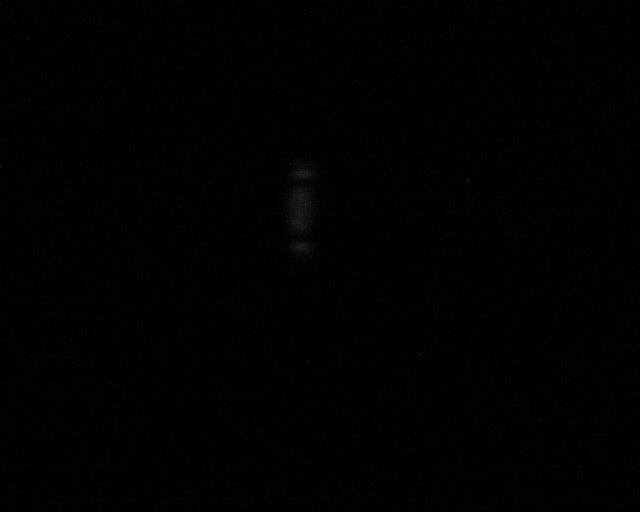
#> input picture MQO/experiment_2/processed/104_SLIT_2_0_DEG_0_00_FILTER.png, 640 x 512 px; its folder holds 6 pictures in this run
$ jupyter execute --allow-errors Wavelength_calibration.ipynb
#> lines starting #> are read from the running program, lines starting #| are printed output that depends on the picture
[cell 1]
import re
from pathlib import Path
import numpy as np
from PIL import Image

# ==========================================
# НАСТРОЙКИ ПУТЕЙ
# ==========================================
BASE_DIR = Path(r"C:\Users\RedBrean\Documents\MIPT\term2\MQO\experiment_2")
INPUT_DIR = Path(r"C:\Users\RedBrean\Pictures\RQC\02_07_2026")
OUTPUT_DIR = BASE_DIR / "processed"

OUTPUT_DIR.mkdir(parents=True, exist_ok=True)

# ==========================================
# ФУНКЦИИ ОБРАБОТКИ ИЗОБРАЖЕНИЙ
# ==========================================

# [26 lines left out: functions load_image, combine_images, save_image, not called in this run]


# ==========================================
# СБОР И ГРУППИРОВКА ФАЙЛОВ
# ==========================================

# Словари для разделения мух и котлет
noise_files_by_type = {"FILTER": [], "NOFILTER": []}
signal_groups = {}  # Сюда пойдут уникальные серии, например "104_SLIT_2_0_DEG_2_00_FILTER"

# Регулярное выражение для очистки хвоста с датой/временем/номером кадра
# Ищет FILTER или NOFILTER, за которыми идет либо _NOISE_, либо дата
pattern = re.compile(r"(.+?_(FILTER|NOFILTER))(?:_NOISE_|_?\d{4}-\d{2}-\d{2}T| \(\d+\))")

for file in INPUT_DIR.glob("*.png"):
    name = file.stem

    # 1. Проверяем, шум это или сигнал
    if "_NOISE_" in name:
        # Определяем, к какому типу относится шум
        if "_NOFILTER_" in name:
            noise_files_by_type["NOFILTER"].append(file)
        elif "_FILTER_" in name:
            noise_files_by_type["FILTER"].append(file)
    else:
        # Это сигнальный кадр. Выделяем имя серии (до даты)
        match = pattern.match(name)
        if match:
            group_key = match.group(1)  # Полное имя серии, например '104_SLIT_2_0_DEG_10_00_FILTER'
            filter_type = match.group(2) # 'FILTER' или 'NOFILTER'
        else:
            # Фолбэк, если имя файла странное (например, с копиями в скобках без даты)
            if "_NOFILTER_" in name:
                group_key = name.split("_NOFILTER_")[0] + "_NOFILTER"
                filter_type = "NOFILTER"
            else:
                group_key = name.split("_FILTER_")[0] + "_FILTER"
                filter_type = "FILTER"

        signal_groups.setdefault(group_key, {"filter_type": filter_type, "files": []})
        signal_groups[group_key]["files"].append(file)

# ==========================================
# ПРЕДВАРИТЕЛЬНЫЙ ПРОСЧЕТ ШУМОВ (DARK FRAMES)
# ==========================================

print("Этап 1: Расчет мастер-кадров шума...")
master_noise = {}
for f_type, files in noise_files_by_type.items():
    if files:
        print(f"  └─ Сборка мастер-шума для {f_type} из {len(files)} кадров (Median)")
        master_noise[f_type] = combine_images(files, method="median")
    else:
        print(f"  └─ Предупреждение: Кадры шума для {f_type} не найдены!")
        master_noise[f_type] = None

# ==========================================
# ОСНОВНОЙ ЦИКЛ ОБРАБОТКИ СИГНАЛА
# ==========================================

print(f"\nЭтап 2: Обработка серий сигнала из: {INPUT_DIR}\n" + "-"*50)

for key, group_data in sorted(signal_groups.items()):
    files = group_data["files"]
    f_type = group_data["filter_type"]

    print(f"Обработка группы: {key}")
    print(f"  └─ Сигнальных кадров: {len(files)}")

    # Усредняем сигнал (в твоем коде стоял mean для сигнала, оставил его)
    signal_avg = combine_images(files, method="mean")

    # Достаем подмешанный для этого типа фильтра шум
    noise_avg = master_noise.get(f_type)

    if noise_avg is not None:
        print(f"  └─ Вычитание мастер-шума типа: {f_type}")
        result = signal_avg - noise_avg
    else:
        print(f"  └─ Пропуск вычитания шума (нет мастер-кадра)")
        result = signal_avg

    # Убираем отрицательные пиксели
    result = np.maximum(result, 0)

    # Сохраняем результат
    output_path = OUTPUT_DIR / f"{key}.png"
    save_image(result, output_path)

print("-"*50)
print("Готово! Чистые данные лежат здесь:")
print(OUTPUT_DIR)

[cell 2]
import os
import numpy as np
import pandas as pd
import matplotlib.pyplot as plt
from PIL import Image
import seaborn as sns  # Удобно для красивых графиков с группировкой
from scipy.optimize import curve_fit
from scipy.signal import find_peaks, savgol_filter
from sklearn.metrics import r2_score


class CrystalExperiment:
    """
    Класс отдельного эксперимента.
    Хранит метаданные в виде произвольного словаря, осуществляет калибровку
    и анализ интерференционной картины. Все результаты сохраняются в поля класса.
    """
    C_LIGHT = 299_792_458

    def __init__(self, filter_filename, nofilter_filename, metadata=None, config=None):
        self.filter_filename = filter_filename
        self.nofilter_filename = nofilter_filename

        # Хранилище для любых параметров эксперимента (дистанция, щель, ток и т.д.)
        self.metadata = metadata if metadata is not None else {}

        if config is None:
            config = {
                "left": 250, "right": 370,
                "top": 140, "bottom": 275,
                "target_wavelength": 808.0,
                "output_dir": "analysis_output",
                "stripe_width": 3,
                "savgol_window": 13,
                "savgol_poly": 2,
                "peak_prominence": 0.008,
                "valley_prominence": 0.008,
                "peak_distance": 6,
                "peak_height_min": 0.12
            }
        self.config = config

        self.filter_dir = os.path.join(config["output_dir"], "filter_fits")
        self.nofilter_dir = os.path.join(config["output_dir"], "nofilter_spectra")

        # --- ПОЛЯ КЛАССА ДЛЯ ХРАНЕНИЯ РЕЗУЛЬТАТОВ ---
        # Результаты калибровки (Fit)
        self.alpha = None
        self.beta = None
        self.shift = None
        self.scale = None
        self.r2 = None

        # Массивы данных
        self.img_nf = None
        self.crop_nf = None
        self.spectrum_nf = None
        self.slice_808 = None
        self.smoothed_slice = None

        # Экстремумы и координаты
        self.pixel808 = None
        self.peaks_idx = []
        self.valleys_idx = []
        self.paired_extrema = []
        self.local_visibilities = []

        # Ключевые физические метрики
        self.visibility = 0.0
        self.intensity_max_slice = 0.0
        self.intensity_808_exact = 0.0
        self.intensity_808_avg = 0.0
        self.intensity_total = 0.0

        self.log_line = ""

    @staticmethod
    def _gaussian(w, w0, sig):
        return np.exp(-0.5 * ((w - w0) / sig) ** 2)

    @staticmethod
    def _convert_w_to_l(func, w_range, *params):
        l_range = 2 * np.pi * CrystalExperiment.C_LIGHT / w_range * 1e-3
        y_w = func(w_range, *params)
        y_l = y_w / l_range**2
        y_l /= np.max(y_l)
        return y_l

    @staticmethod
    def _gfit(pix, alpha, beta, shift, scale):
        wavelength = shift + scale * pix
        c_factor = 2 * np.pi * CrystalExperiment.C_LIGHT * 1e-3
        ang_freq = c_factor / wavelength
        l0 = 810
        l_fwhm = 10
        w0 = c_factor / l0
        w_fwhm = c_factor * l_fwhm / (l0**2 - (l_fwhm / 2)**2)
        sig_w = w_fwhm / (2 * np.sqrt(2 * np.log(2)))
        y_l = CrystalExperiment._convert_w_to_l(CrystalExperiment._gaussian, ang_freq, w0, sig_w)
        y_l /= np.max(y_l)
        return beta + alpha * y_l

    def _load_image(self, filename):
#> called with filename = '104_SLIT_2_0_DEG_0_00_FILTER.png'
        img = Image.open(f"processed/{filename}").convert("L")
        img = np.array(img, dtype=float)
#> img: shape (512, 640) float64
        img /= np.max(img)
        return img

    def _get_crop(self, img):
        return img[self.config["top"]:self.config["bottom"], self.config["left"]:self.config["right"]]
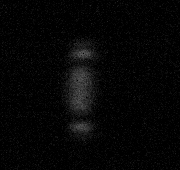
#> returned value: shape (170, 180) float64; min 0, max 0.351, mean 0.0234

    def _get_meta_string(self):
        """Красивая строка со всеми параметрами для графиков и логов"""
        if not self.metadata:
            return "No Meta"
        return ", ".join([f"{k}: {v}" for k, v in self.metadata.items()])

    def run_calibration(self):
        img = self._load_image(self.filter_filename)
        crop = self._get_crop(img)
        x_pix = np.arange(self.config["left"], self.config["right"])
        y_exp = np.trapezoid(crop, axis=0)
#> y_exp = 180 values, max 20.85 at index 82, min 1.09 at index 36, mean 3.96
        y_exp /= np.max(y_exp)
#> y_exp = 180 values, max 1 at index 82, min 0.0521 at index 36, mean 0.19

        p0 = [1.0, 0.1, 696.5, 0.37]
        popt, _ = curve_fit(self._gfit, x_pix, y_exp, p0=p0, maxfev=10000)
#> popt = [0.855, 0.0914, 655.6, 0.514]
        y_fit = self._gfit(x_pix, *popt)
#> y_fit = 180 values, max 0.947 at index 80, min 0.0914 at index 0, mean 0.19

        # Сохраняем результаты калибровки в явные поля класса
        self.alpha = popt[0]
#> self.alpha = 0.855
        self.beta = popt[1]
#> self.beta = 0.0914
        self.shift = popt[2]
#> self.shift = 655.6
        self.scale = popt[3]
#> self.scale = 0.514
        self.r2 = r2_score(y_exp, y_fit)
#> self.r2 = 0.988

        # Временный контекст для отрисовки локального графика калибровки
        self._tmp_calib = {"image": img, "crop": crop, "x_pix": x_pix, "y_exp": y_exp, "y_fit": y_fit}

    def process_nofilter_data(self):
        if self.shift is None or self.scale is None:
            raise ValueError("Калибровка не проведена или завершилась с ошибкой!")

        self.img_nf = self._load_image(self.nofilter_filename)
#> call 2 of _load_image, with filename = '104_SLIT_2_0_DEG_0_00_NOFILTER.png'
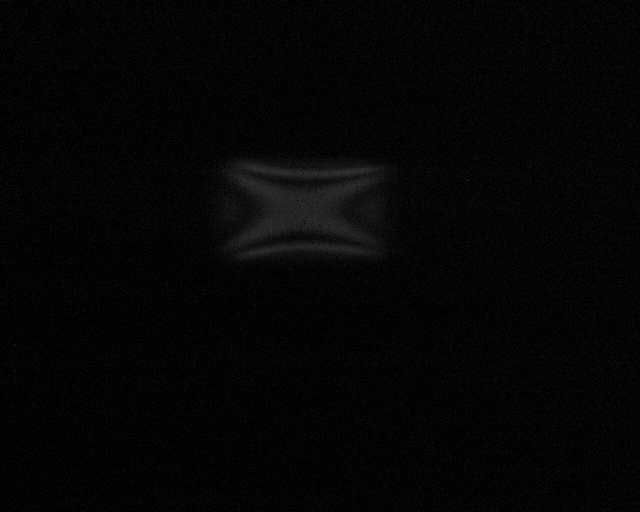
#> input picture MQO/experiment_2/processed/104_SLIT_2_0_DEG_0_00_NOFILTER.png, 640 x 512 px
#> in _load_image (call 2), `img = np.array(img, dtype=float)`:
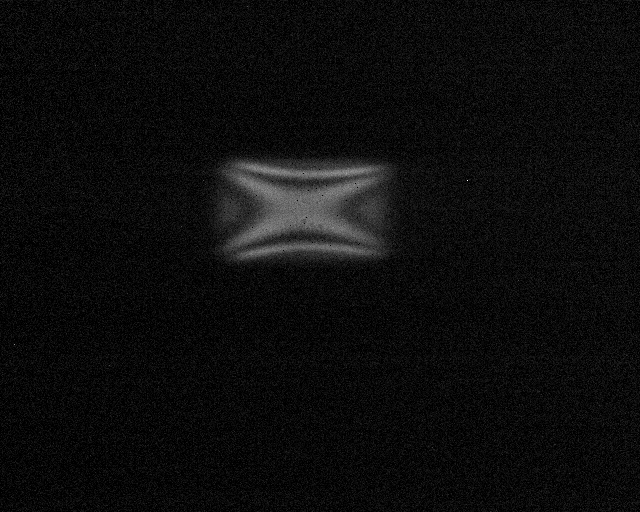
#> img: shape (512, 640) float64; min 0, max 88, mean 4.6; drawn with min black and max white
        self.crop_nf = self._get_crop(self.img_nf)
#> in _get_crop (call 2), `return img[self.config["top"]:self.config["bottom"], self.config["left..`:
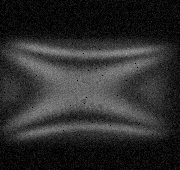
#> returned value: shape (170, 180) float64; min 0, max 0.636, mean 0.179
        self.spectrum_nf = np.trapezoid(self.crop_nf, axis=0)
#> self.spectrum_nf = 180 values, max 39.07 at index 46, min 9.84 at index 177, mean 30.35

        self.pixel808 = (self.config["target_wavelength"] - self.shift) / self.scale
#> self.pixel808 = 296.7
#> (the rest of the program and of its run is left out)
